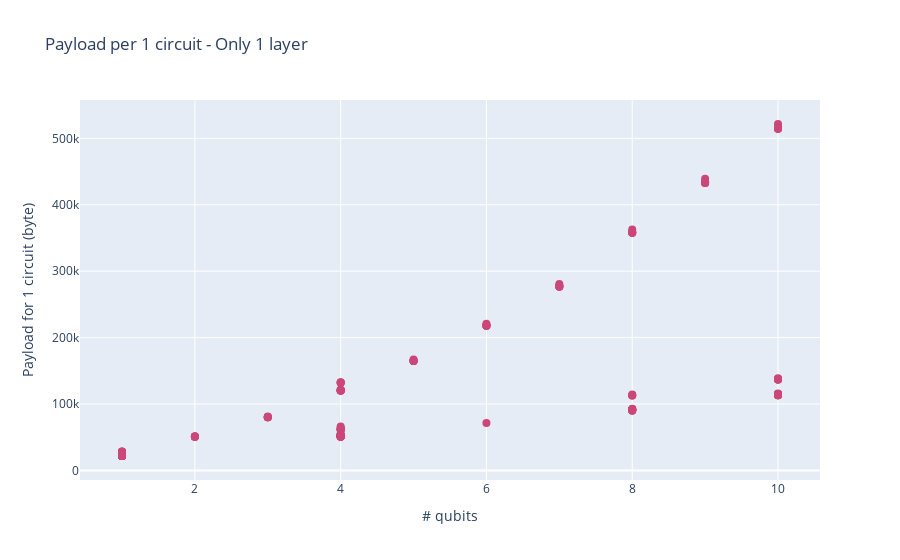

Notebook code for this chart:
### Markdown cell above
#### Only 1 layer

### Code cell
only1layer = tele_file.loc[tele_file['layers'] == 1]
olayer_layers = only1layer["layers"].tolist()
olayer_width = only1layer["width"].tolist()
olayer_payload_size = only1layer["payload_size"].tolist()
olayer_nb_circuits = only1layer["nb_circuits"].tolist()

olayer_payload_per_circuit = []
for payload_size, nb_circuits in zip(olayer_payload_size, olayer_nb_circuits):
    olayer_payload_per_circuit.append(float(payload_size/nb_circuits))
    
print("Size of dataframe : ", len(olayer_payload_per_circuit))

fig = go.Figure([go.Scatter(x=olayer_width, y=olayer_payload_per_circuit, mode='markers',
                                   marker=dict(color=olayer_layers, size=8))])

fig.update_layout(title_text='Payload per 1 circuit - Only 1 layer',
                         xaxis_title="# qubits", yaxis_title="Payload for 1 circuit (byte)")

interac_o_static(fig)

### Figure 1 — Plotly figure (JSON) as saved in the notebook; plotly's stock layout.template omitted (floating-point values rounded to 4 significant figures; data arrays with more than 128 entries replaced by an {"elided": "..."} marker saying what was removed)
{"data": [{"marker": {"color": {"elided": "157 int values"}, "size": 8}, "mode": "markers", "type": "scatter", "x": {"elided": "157 int values"}, "y": {"elided": "157 float values"}}], "layout": {"title": {"text": "Payload per 1 circuit - Only 1 layer"}, "xaxis": {"title": {"text": "# qubits"}}, "yaxis": {"title": {"text": "Payload for 1 circuit (byte)"}}}}
